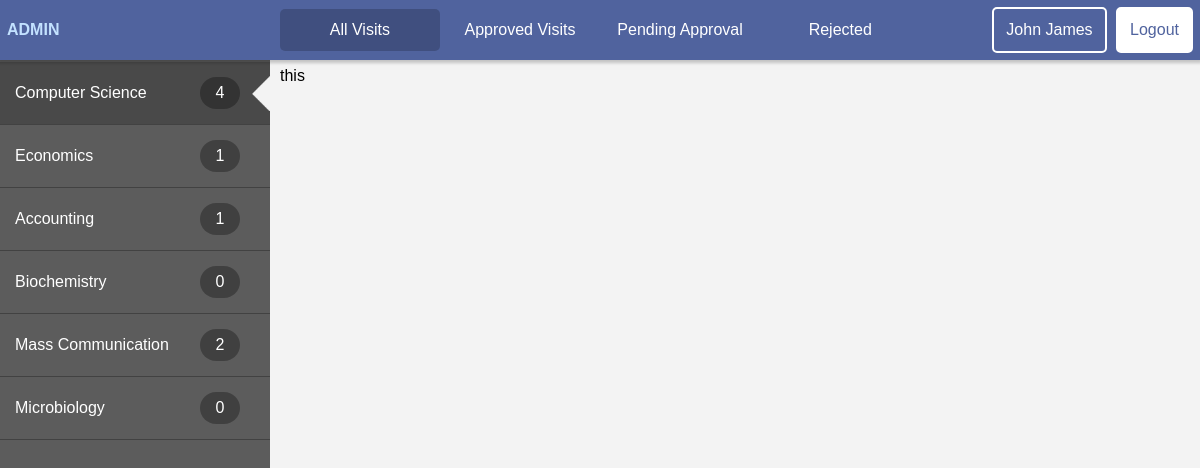
/eventAdmin/page.php (signed in), run on the app's committed database.
### tables this page shows
CREATE TABLE IF NOT EXISTS `t_departments` (
  `d_ID` int(10) unsigned NOT NULL AUTO_INCREMENT,
  `d_Name` varchar(30) NOT NULL,
  PRIMARY KEY (`d_ID`)
);

### eventAdmin/php/getEntities.php (called while the page is built, shortened)
<?php
    $queryUser = "SELECT a_Firstname, a_Lastname FROM t_admins WHERE a_Username = '".$_SESSION['username']."'";
    $userResult = @mysqli_query($dbc,$queryUser);
    if($userResult){
        while($row = mysqli_fetch_array($userResult)){
            $activeUser = $row['a_Firstname']." ".$row['a_Lastname'];
        }
    }
?>

### eventAdmin/php/handlePage.php (the view)
<?php
    require_once('connect.php');
    require_once('getEntities.php');
    $departments = "";
    $firstActive = "";
    $queryDepartment = "SELECT * FROM t_departments";
    $departmentResult = @mysqli_query($dbc,$queryDepartment);
    if($departmentResult){
        while($row = mysqli_fetch_array($departmentResult)){
            if ($row['d_ID']  == 1) $firstActive="deptActive"; else $firstActive="";
            $queryEvents = "SELECT * FROM t_events WHERE d_ID=".$row['d_ID'];
            $eventResult = @mysqli_query($dbc, $queryEvents);
            $departments .='<div class="dept '.$firstActive.'"><span>'.$row['d_ID'].'</span><span>'.$row['d_Name'].'</span><span>'.mysqli_num_rows($eventResult).'</span></div>';
        }
    }
?>

### eventAdmin/page.php (shortened to what this page needs)
<?php
   require_once('./php/handlePage.php');
?>
<!DOCTYPE html>
<html lang="en">
<head>
    <link rel="stylesheet" href="css/page.css">
</head>
<body>
    <header>
        <div class="logo">
            ADMIN
        </div>
        <div class="menu">
            <ul>
                <li><span id="0" class="filter active">All Visits</span></li>
                <li><span id="1" class="filter">Approved Visits</span></li>
                <li><span id="2" class="filter">Pending Approval</span></li>
                <li><span id="3" class="filter">Rejected</span></li>
            </ul>
        </div>
        <div class="buttons">
            <a href="#" class="button"><?php echo $activeUser?></a>
            <a href="login.php" class="button">Logout</a>
        </div>
    </header>
    <div class="page">
        <aside>
            <?php
                echo $departments;
            ?>
        </aside>
        <div id="section">
            this
        </div>
    </div>
</body>
</html>

### eventAdmin/css/page.css (style rules this page uses)
* { margin:0; padding: 0; text-decoration: none; list-style: none; box-sizing: border-box; font-family: Arial, Helvetica, sans-serif; }
body { background: rgb(243, 243, 243); }
a { color: #000; }
header { display: flex; width:100%; position: fixed; top:0; left: 0; align-items: center; padding: 7px; box-shadow: 0 1px 3px 2px rgba(0,0,0,0.2); background: #50639E; z-index: 50; }
.logo, .buttons { width: 23%; }
.logo { color: #c3e2ff; font-weight: bold; }
.menu { flex:1; }
.menu ul { display: flex; }
.menu li { flex:1; text-align: center; }
.menu li span { display: block; color: #fff; padding: 12px; border-radius: 5px; cursor: pointer; }
header .active { background: rgba(0, 0, 0, 0.2); }
.buttons { text-align: right; }
.button { padding: 12px; border-radius: 5px; display: inline-block; border:2px solid #fff; color: #fff; margin-left: 5px; }
.button:last-child { background: #fff; color:#50639E; }
.page { display: flex; width:100%; position: fixed; height:calc(100% - 57px); bottom: 0; }
aside { width:270px; flex-shrink: 0; background: #5c5c5c; overflow: auto; padding-top:5px; z-index:10; }
.dept { border-bottom:1px solid #424242; padding:15px; color: #fff; display: flex; justify-content: space-between; padding-right: 30px; cursor: pointer; align-items: center; }
.dept span:last-child { background: rgba(0,0,0,0.3); display: inline-block; padding: 7px; border-radius: 20px; min-width: 40px; text-align: center; }
.deptActive { background: #494949 url('../images/icon_arrow.png') 100% 50% no-repeat; background-size: 35px; }
#section, #section2 { flex-grow: 1; display: flex; flex-wrap: wrap; align-items: flex-start; overflow: auto; padding: 10px; }
header, .page { opacity: 1; }

### data on the page
t_departments: d_Name "Computer Science", mysqli_num_rows($eventResult) "4"
t_departments: d_Name "Economics", mysqli_num_rows($eventResult) "1"
t_departments: d_Name "Accounting", mysqli_num_rows($eventResult) "1"
t_departments: d_Name "Biochemistry", mysqli_num_rows($eventResult) "0"
t_departments: d_Name "Mass Communication", mysqli_num_rows($eventResult) "2"
t_departments: d_Name "Microbiology", mysqli_num_rows($eventResult) "0"

### other printed values
$activeUser "John James"
